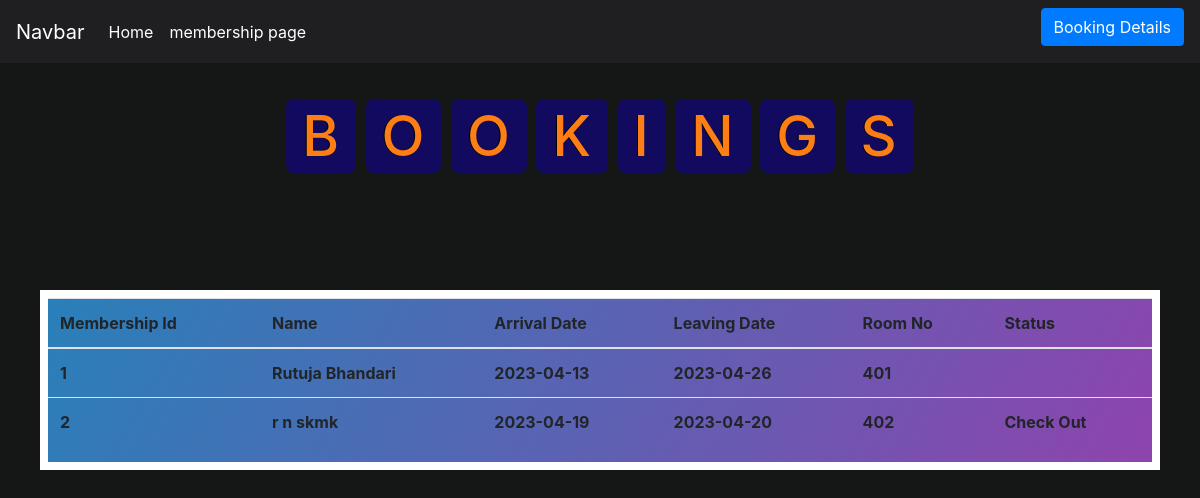
The app's page /admin/roomdetails.php with its own data.
### tables this page shows
CREATE TABLE `membership` (
  `membership_id` int(2) NOT NULL,
  `first_name` varchar(50) NOT NULL,
  `middle_name` varchar(50) NOT NULL,
  `last_name` varchar(50) NOT NULL,
  `aadhar` bigint(12) NOT NULL,
  `email` varchar(50) NOT NULL,
  `gender` varchar(11) NOT NULL,
  `phone_no` bigint(10) NOT NULL,
  `address` varchar(250) NOT NULL,
  `room_no` int(3) NOT NULL,
  `verified` varchar(3) NOT NULL DEFAULT 'no'
);

CREATE TABLE `membership_record` (
  `member_id` int(2) NOT NULL,
  `arrival_date` date NOT NULL,
  `leaving_date` date NOT NULL,
  `room_no` int(11) NOT NULL,
  `status` varchar(9) NOT NULL
);

### admin/roomdetails.php (the view, shortened to what this page needs)
<?php
include ("connections.php");
?>
<!doctype html>
<html lang="en">
  <head>
    <link rel="stylesheet" href="https://cdn.jsdelivr.net/npm/bootstrap@4.4.1/dist/css/bootstrap.min.css">
    <link rel="stylesheet" href="css/index.css">
  </head>
  <body>
    <header>
    <div class="navIndex ">
    <nav class="navbar navbar-expand-lg   ">
      <a class="navbar-brand navcolor" href="#">Navbar</a>
        <div class="collapse navbar-collapse" id="navbarSupportedContent">
        <ul class="navbar-nav mr-auto">
            <li class="nav-item active">
              <a class="nav-link navcolor" href="index.php">Home <span class="sr-only">(current)</span></a>
            </li>
            <li class="nav-item active">
              <a class="nav-link navcolor" href="membership.php">membership page <span class="sr-only">(current)</span></a>
            </li>
            </ul>
          <div class="btn-group" role="group" aria-label="Button group with nested dropdown">
          <a class="btn btn-primary" href="membershipallbooking.php" role="button" >Booking Details</a>
          </div>
          </div>
        </div>
    </header>
    <h1 class="heading">
        <span >B</span>
        <span >O</span>
        <span >O</span>
        <span >K</span>
        <span >I</span>
        <span >N</span>
        <span >G</span>
        <span >S</span>
    </h1>
    <div class="panel-body booking">
                      <div class="table-responsive">
                      <table class="table">
                      <thead>
                      <tr>
                      <th>Membership Id </th>
                      <th>Name</th>
                      <th>Arrival Date</th>
                      <th>Leaving Date</th>
                      <th>Room No</th>
                      <th>Status</th>
                                        </tr>
                                    </thead>
                                    <tbody>
									<?php
									$tsql = "select membership_id,first_name,last_name,arrival_date,leaving_date,membership_record.room_no,status from membership,membership_record where membership.membership_id=membership_record.member_id";
									$tre = mysqli_query($con,$tsql);
									while($trow=mysqli_fetch_array($tre) )
									{
											echo"<tr>
												<th>".$trow['membership_id']."</th>
												<th>".$trow['first_name']." ".$trow['last_name']."</th>
												<th>".$trow['arrival_date']."</th>
                                                <th>".$trow['leaving_date']."</th>
												<th>".$trow['room_no']."</th>
												<th>".$trow['status']."</th>
												</tr>";
									}
									?>
                                    </tbody>
                                </table>
                            </div>
                        </div>
  </body>
</html>

### admin/css/index.css (style rules this page uses)
.navIndex { background-color: rgb(31, 31, 33); }
.navcolor { color: white; }
body { background-color: rgb(21, 22, 22); }
h1 { text-align: center; }
.heading { text-align: center; padding: 2.5rem 0; }
.heading span { font-size: 3.5rem; background: rgb(17,10,94); color: var(--orange); border-radius: .5rem; padding: .2rem 1rem; }
.btn-group { margin-top: 0.1px; margin-bottom: 9px; margin-left: 9px; }
ul { list-style: none; }
.heading { text-align: center; font-size: 2.0em; letter-spacing: 1px; padding: 40px; color: #146C94; }
body { background-repeat: no-repeat; height: 100%; background-position: center; background-repeat: no-repeat; background-size: cover; padding: 0%; background-attachment: fixed; }
h1,h2 { color: rgb(199, 215, 15); text-decoration: solid; text-decoration-color: aliceblue; text-shadow: -1px 0 black; }
.booking { display: flexbox; border: 1vh solid white; background:linear-gradient(120deg,#2980b9,#8e44ad) ; color: #000000; margin: 0 ; margin: 10vh 5vh; }

### records on screen
membership: membership_id "1", first_name "Rutuja", last_name "Bhandari", membership_record.arrival_date "2023-04-13", membership_record.leaving_date "2023-04-26", membership_record.room_no "401"
membership: membership_id "2", first_name "r n", last_name "skmk", membership_record.arrival_date "2023-04-19", membership_record.leaving_date "2023-04-20", membership_record.room_no "402", membership_record.status "Check Out"
